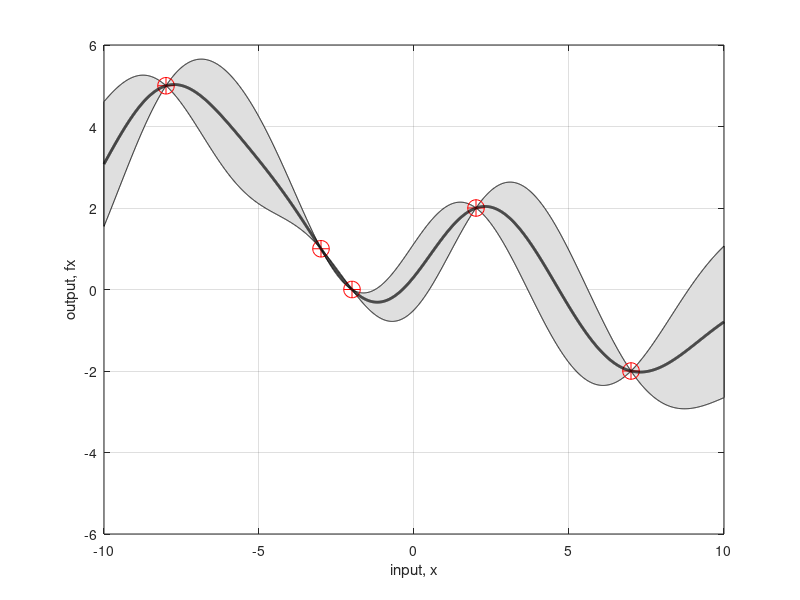

Reproduce this figure in MATLAB. (Note: this script raises an error after producing the figure.)
% Prediction with noise free observations
% Gaussian Process with SE kernel
% K = gamma * exp(- |x1-x2|/(2*l^2))
% Copyright Zhidi Lin 

clc;clear;

l = 3;
sig_f = 1;

x_test = linspace(-10,10,4000)';
m_f = zeros(size(x_test));

% 4 observations (training points)
x_train = [-8 -3 -2 2 7];
fx_train = [5 1 0 2 -2];


% Calculate the partitions of the joint covariance matrix
[covXXInd1,covXXInd2] = meshgrid(x_train,x_train);
[covXXsInd1,covXXsInd2] = meshgrid(x_train,x_test);
[covXsXsInd1,covXsXsInd2] = meshgrid(x_test,x_test);
covXsXs = sig_f * exp(-(covXsXsInd1-covXsXsInd2).^2 ./ l.^2);
covXX = sig_f * exp(-(covXXInd1-covXXInd2).^2 ./ l.^2);
covXXs = sig_f * exp(-(covXXsInd1-covXXsInd2).^2 ./ l.^2);

% Cholesky decomposition of covariance matrix
chol_covXX = chol(covXX + 1e-9);


%posterior_mean = covXXs/covXX * fx_train';
posterior_mean = (covXXs/chol_covXX)/chol_covXX' * fx_train';
%posterior_cov = covXsXs - covXXs/covXX * covXXs';
posterior_cov = covXsXs - (covXXs/chol_covXX)/chol_covXX' * covXXs';

s2 = diag(posterior_cov);
f = [posterior_mean+2*sqrt(s2); flip(posterior_mean-2*sqrt(s2),1)];

% plot 
figure;
fill([x_test; flip(x_test,1)], f, [7 7 7]/8);
hold on; 
plot(x_train, fx_train, 'r+', 'MarkerSize', 12); hold on;  plot(x_train, fx_train, 'ro', 'MarkerSize', 12); hold on;
h1 = plot(x_test, posterior_mean,'k-', 'LineWidth', 2); 
axis([-10 10 -6 6])
grid on
xlabel('input, x')
ylabel('output, fx')
hold on;

% sampling from posterior 
K = chol(posterior_cov + 1e-10 * eye(size(posterior_cov)),'lower');   % Cholesky decomposition of covariance matrix

N = 3;                                                      % # of samples want to draw
C = linspecer(N);                                            % set color

for ii = 1:N
    uids = randn(size(posterior_mean));                                %  generate independent random numbers from standard normal distribution.
    f = posterior_mean' + transpose(uids) * K;                                     %  sample from existing
    h(ii) = plot(x_test',f,'color',C(ii,:),'linewidth',3); hold on;
    %scatter(x_test',f,[],C(ii,:),'filled');hold on;
    if ii == N
        hold off;
    end
end
legend([h1,h],'mean function','samples1','sample2','sample3')
title(' Prediction with noise free observations')
